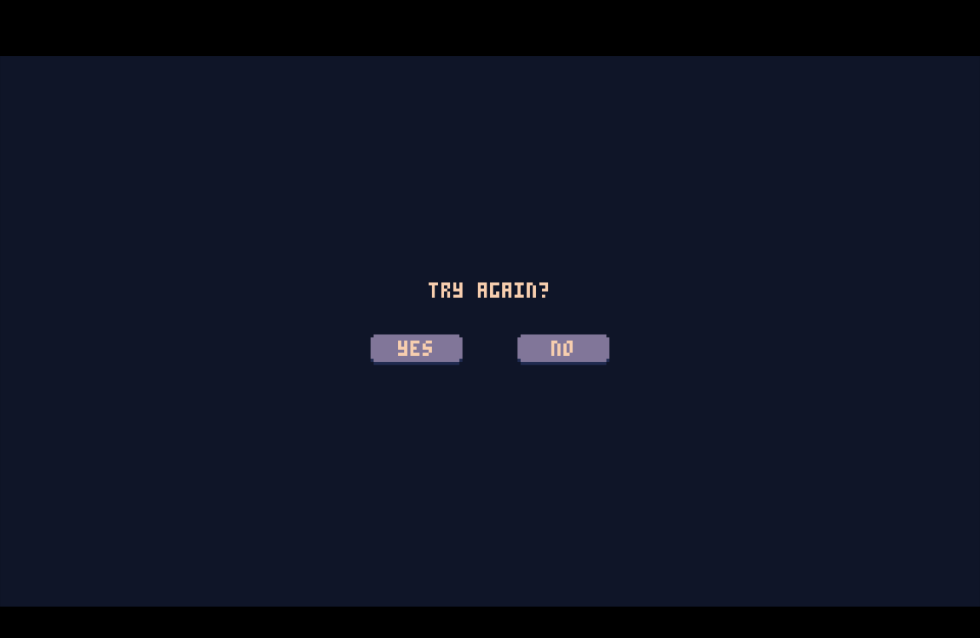
#> input picture gameOverScreen.png, 2940 x 1912 px (shown at 1/3 size)
$ python cropTest.py
#> lines starting #> are read from the running program, lines starting #| are printed output that depends on the picture
import cv2
import matplotlib.pyplot as plt
import numpy as np
print(cv2.__version__)
img = cv2.imread("gameOverScreen.png")
#> img is the input picture: shape (1912, 2940, 3); mean B, G, R 35.7, 19.2, 14.3
imgCrop = img[440: 1616, 880:2056]
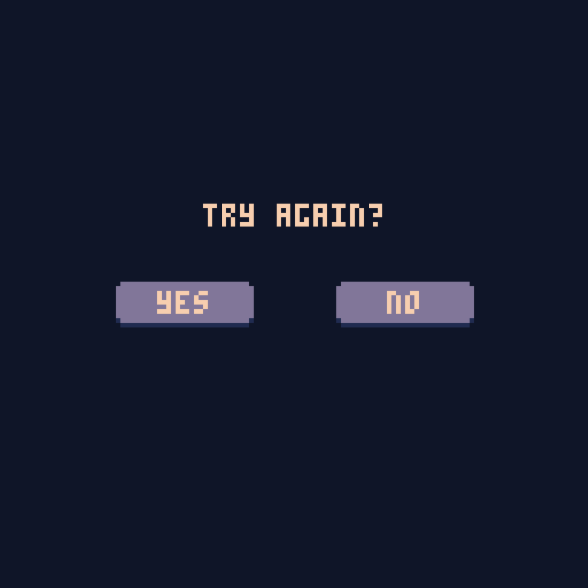
#> imgCrop: shape (1176, 1176, 3) (shown at 1/2 size); mean B, G, R 44.6, 25.5, 20.4
#plt.imshow(img)


channelsAmt = 3
tileWidth = (imgCrop.shape[0]//8)
#> tileWidth = 147
tileHeight = (imgCrop.shape[1]//8)
#> tileHeight = 147

tiles = imgCrop.reshape(8, (imgCrop.shape[0]//8), 8, (imgCrop.shape[1]//8), channelsAmt)
tiles = tiles.transpose(0, 2, 1, 3, 4)
tiles = tiles.reshape(64, (imgCrop.shape[0]//8), (imgCrop.shape[1]//8), channelsAmt)


'''
# tiles.shape = (64, 147, 147, 3)
rows, cols = 8, 8
fig, axes = plt.subplots(rows, cols, figsize=(4, 4))

for i, ax in enumerate(axes.flat):
    ax.imshow(tiles[i].astype(np.uint8))
    ax.axis("off")
#plt.tight_layout()
plt.show()
'''

print(tiles[0].shape)
#| (147, 147, 3)
#plt.imshow(tiles[0])
#plt.show()


#print(imgCrop.shape)
